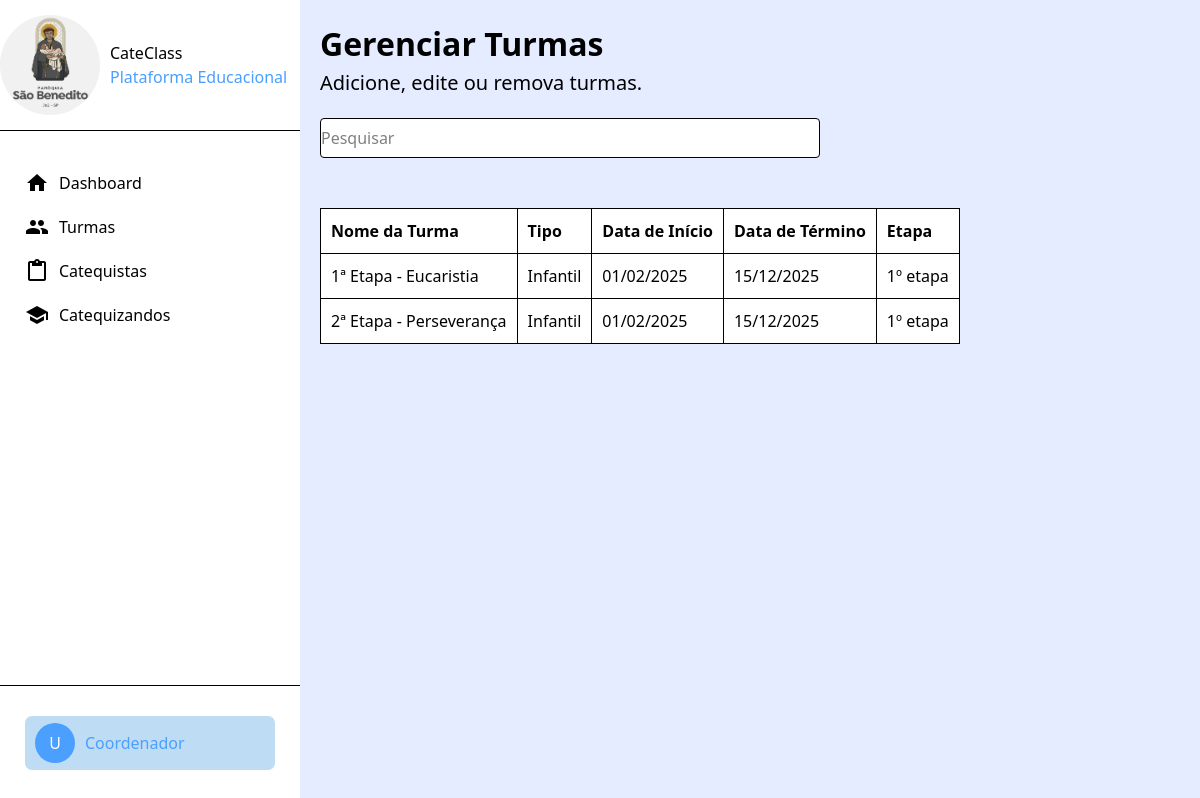
/app/coordenador/turmas, run on the app's committed database.
### tables this page shows
CREATE TABLE IF NOT EXISTS turmas(
	id_turma BIGINT UNSIGNED NOT NULL AUTO_INCREMENT PRIMARY KEY,
	nome_turma VARCHAR(100) NOT NULL,
    tipo_turma VARCHAR(10) NOT NULL,
    data_inicio DATE NOT NULL,
    data_termino DATE,
    etapa_id BIGINT UNSIGNED NOT NULL,
     
    criado_em DATETIME DEFAULT CURRENT_TIMESTAMP,
    deletado_em DATETIME NULL,
    
    CONSTRAINT fk_etapas_turmas
		FOREIGN KEY (etapa_id) REFERENCES etapas (id_etapa)
);

CREATE TABLE IF NOT EXISTS etapas(
	id_etapa BIGINT UNSIGNED NOT NULL AUTO_INCREMENT PRIMARY KEY,
    nome_etapa VARCHAR(255) NOT NULL,
    descricao VARCHAR(255) NOT NULL,
     
    criado_em DATETIME DEFAULT CURRENT_TIMESTAMP,
    deletado_em DATETIME NULL
);

### app/controllers/CoordenadorController.php (called while the page is built, shortened)
<?php
    require_once "models/config.php";
    class CoordenadorController
    {
        public function turmas()
        {
            global $conn;
            $sql = "
                SELECT
                    t.id_turma,
                    t.nome_turma,
                    t.tipo_turma,
                    t.data_inicio,
                    t.data_termino,
                    e.nome_etapa
                FROM turmas t
                INNER JOIN etapas e ON e.id_etapa = t.etapa_id
                WHERE t.deletado_em IS NULL
                ORDER BY t.nome_turma ASC
            ";
            $stmt = $conn->prepare($sql);
            $stmt->execute();
            require_once "views/coordenador/turmas.php";
        }
    }
?>

### app/views/coordenador/turmas.php (the view, shortened to what this page needs)
<!DOCTYPE html>
<html lang="pt-br">
<head>
    <script src="https://cdn.jsdelivr.net/npm/@tailwindcss/browser@4"></script>
    <link rel="stylesheet" href="https://cdnjs.cloudflare.com/ajax/libs/font-awesome/4.7.0/css/font-awesome.min.css">
</head>
<body class="flex bg-[#E5ECFF]">
    <?php require_once 'sidebar.php' ?>
    <main class="p-[20px]">
        <h1 class="text-[32px] font-bold">Gerenciar Turmas</h1>
        <p class="text-[20px] mb-[20px]">Adicione, edite ou remova turmas.</p>
        <input class="bg-[#fff] w-[500px] h-[40px] mb-[50px] rounded border-1 border-gray"
               type="text" placeholder="Pesquisar" id="filtro">
        <table class="border-1 border-black w-full" id="tabela-turmas">
            <thead>
                <tr class="border-1 border-black text-left">
                    <th class="py-[10px] px-[10px] bg-[#fff] border-1 border-black">Nome da Turma</th>
                    <th class="py-[10px] px-[10px] bg-[#fff] border-1 border-black">Tipo</th>
                    <th class="py-[10px] px-[10px] bg-[#fff] border-1 border-black">Data de Início</th>
                    <th class="py-[10px] px-[10px] bg-[#fff] border-1 border-black">Data de Término</th>
                    <th class="py-[10px] px-[10px] bg-[#fff] border-1 border-black">Etapa</th>
                </tr>
            </thead>
            <tbody>
                <?php
                    if ($stmt->rowCount() > 0) {
                        $turmas = $stmt->fetchAll(PDO::FETCH_ASSOC);
                        foreach ($turmas as $turma) {
                            echo "
                                <tr class='border-1 border-black'>
                                    <td class='p-[10px] bg-[#fff] border-1 border-black'>{$turma['nome_turma']}</td>
                                    <td class='p-[10px] bg-[#fff] border-1 border-black'>{$turma['tipo_turma']}</td>
                                    <td class='p-[10px] bg-[#fff] border-1 border-black'>" . date('d/m/Y', strtotime($turma['data_inicio'])) . "</td>
                                    <td class='p-[10px] bg-[#fff] border-1 border-black'>" .
                                        ($turma['data_termino'] ? date('d/m/Y', strtotime($turma['data_termino'])) : '—') .
                                    "</td>
                                    <td class='p-[10px] bg-[#fff] border-1 border-black'>{$turma['nome_etapa']}</td>
                                </tr>
                            ";
                        }
                    } else {
                        echo "<tr><td colspan='5' class='p-[10px] text-center bg-[#fff]'>Nenhuma turma encontrada.</td></tr>";
                    }
                ?>
            </tbody>
        </table>
    </main>
</body>
</html>

### data on the page
turmas: nome_turma "1ª Etapa - Eucaristia", tipo_turma "Infantil", data_inicio "01/02/2025", data_termino "15/12/2025", etapa.nome_etapa "1º etapa"
turmas: nome_turma "2ª Etapa - Perseverança", tipo_turma "Infantil", data_inicio "01/02/2025", data_termino "15/12/2025", etapa.nome_etapa "1º etapa"
